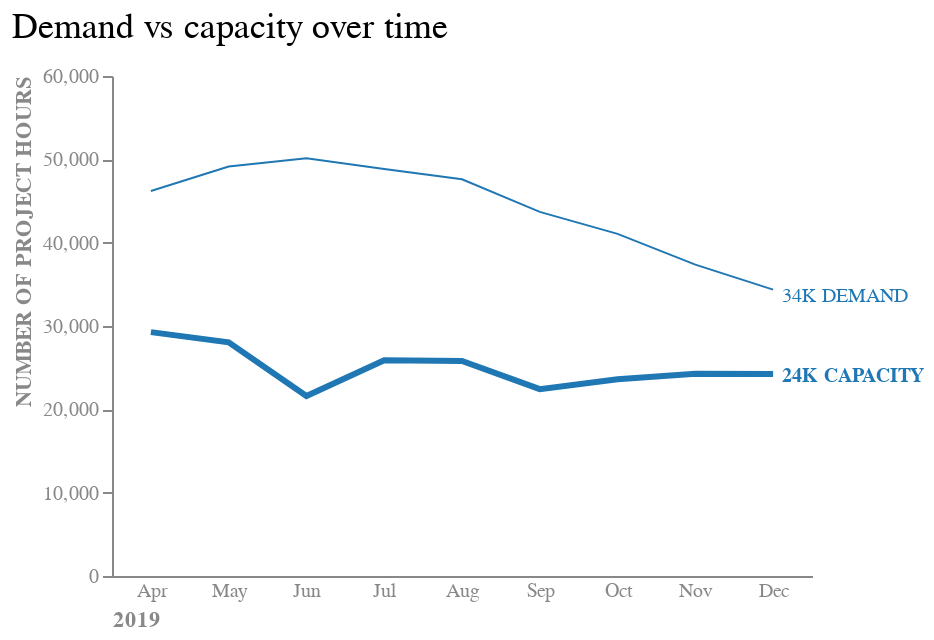

The code cell stored with this chart in its notebook:
### Markdown cell above
As it is possible to notice, defining the label position as the maximum argument of the y-axis did not yield the intended result. This is because Altair is considering the values in an alphabetical order (making Sept the last month), even when setting `sort = None` in the x-axis. 

Since documentation fixing this issue was not found, the next approach was adding the label manually. This also assist the process of adding the value next to the metric.

### Code cell
label1 = alt.Chart({"values": 
                    [{"text":  ['34K DEMAND']}]
                    }
                    ).mark_text(size = 10, 
                                align = "left", 
                                dx = 160, dy = -15, 
                                color = '#1f77b4'
                                ).encode(text = "text:N")

label2 = alt.Chart({"values": 
                    [{"text":  ['24K CAPACITY']}]
                    }
                    ).mark_text(size = 10, 
                                align = "left", 
                                dx = 160, dy = 25, 
                                color = '#1f77b4',
                                fontWeight = 'bold'
                                ).encode(text = "text:N")

line_final = line + label1 +  label2
line_final.configure_view(stroke = None)

### Figure 1 — Vega-Lite specification as saved in the notebook (floating-point values rounded to 4 significant figures)
{"config": {"view": {"continuousWidth": 300, "continuousHeight": 300, "stroke": null}}, "layer": [{"data": {"name": "data-f53bb01febd214e9ecb3cb7fbc625fc6"}, "mark": {"type": "line"}, "encoding": {"color": {"field": "Metric", "legend": null, "scale": {"range": ["#1f77b4", "#1f77b4"]}, "type": "nominal"}, "strokeWidth": {"condition": {"test": "datum.Metric == 'CAPACITY'", "value": 3}, "value": 1}, "x": {"axis": {"labelAngle": 0, "labelColor": "#888888", "ticks": false, "titleAnchor": "start", "titleColor": "#888888"}, "field": "month", "sort": null, "title": "2019", "type": "nominal"}, "y": {"axis": {"grid": false, "labelColor": "#888888", "titleAnchor": "end", "titleColor": "#888888"}, "field": "Value", "scale": {"domain": [0, 60000]}, "title": "NUMBER OF PROJECT HOURS", "type": "quantitative"}}, "title": {"text": "Demand vs capacity over time", "anchor": "start", "fontSize": 18, "fontWeight": "normal", "offset": 10}}, {"data": {"name": "data-48f65438e058b5501ece770a27c9c234"}, "mark": {"type": "text", "align": "left", "color": "#1f77b4", "dx": 160, "dy": -15, "size": 10}, "encoding": {"text": {"field": "text", "type": "nominal"}}}, {"data": {"name": "data-ef424f4a39789c0a04e14775a2b8ab2e"}, "mark": {"type": "text", "align": "left", "color": "#1f77b4", "dx": 160, "dy": 25, "fontWeight": "bold", "size": 10}, "encoding": {"text": {"field": "text", "type": "nominal"}}}], "height": 250, "width": 350, "$schema": "https://vega.github.io/schema/vega-lite/v5.15.1.json", "datasets": {"data-f53bb01febd214e9ecb3cb7fbc625fc6": [{"Metric": "CAPACITY", "Value": 29263, "year": 2019, "month": "Apr"}, {"Metric": "CAPACITY", "Value": 28037, "year": 2019, "month": "May"}, {"Metric": "CAPACITY", "Value": 21596, "year": 2019, "month": "Jun"}, {"Metric": "CAPACITY", "Value": 25895, "year": 2019, "month": "Jul"}, {"Metric": "CAPACITY", "Value": 25813, "year": 2019, "month": "Aug"}, {"Metric": "CAPACITY", "Value": 22427, "year": 2019, "month": "Sep"}, {"Metric": "CAPACITY", "Value": 23605, "year": 2019, "month": "Oct"}, {"Metric": "CAPACITY", "Value": 24263, "year": 2019, "month": "Nov"}, {"Metric": "CAPACITY", "Value": 24243, "year": 2019, "month": "Dec"}, {"Metric": "DEMAND", "Value": 46193, "year": 2019, "month": "Apr"}, {"Metric": "DEMAND", "Value": 49131, "year": 2019, "month": "May"}, {"Metric": "DEMAND", "Value": 50124, "year": 2019, "month": "Jun"}, {"Metric": "DEMAND", "Value": 48850, "year": 2019, "month": "Jul"}, {"Metric": "DEMAND", "Value": 47602, "year": 2019, "month": "Aug"}, {"Metric": "DEMAND", "Value": 43697, "year": 2019, "month": "Sep"}, {"Metric": "DEMAND", "Value": 41058, "year": 2019, "month": "Oct"}, {"Metric": "DEMAND", "Value": 37364, "year": 2019, "month": "Nov"}, {"Metric": "DEMAND", "Value": 34364, "year": 2019, "month": "Dec"}], "data-48f65438e058b5501ece770a27c9c234": [{"text": ["34K DEMAND"]}], "data-ef424f4a39789c0a04e14775a2b8ab2e": [{"text": ["24K CAPACITY"]}]}}
